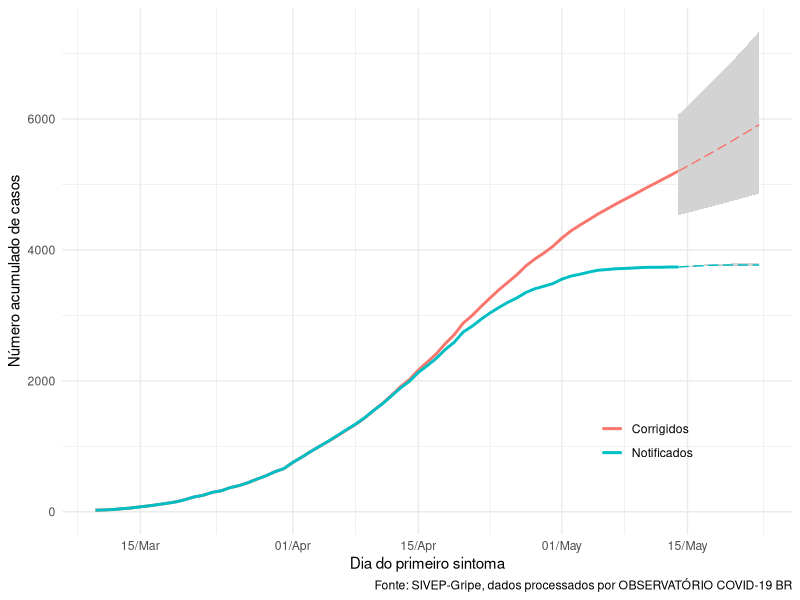
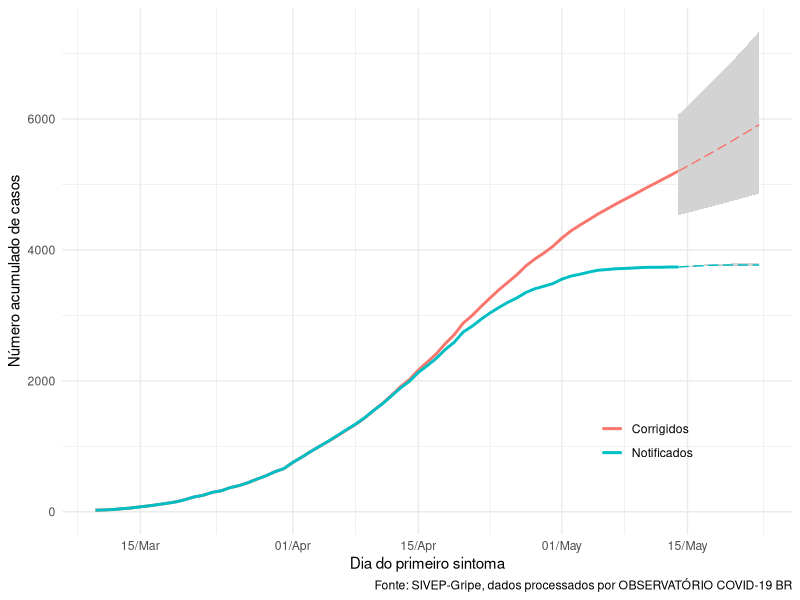

Write the R code that produced these figures, in order.
###########################################################################
# Script leitura e comparação de dados notificados e corrgidos
# por Sara Mortara, para rladiesrio
###########################################################################

# codido adaptado do observatorio COVID BR, disponivel em:
## https://github.com/covid19br/covid19br.github.io/blob/master/_src/fct/plot.nowcast.acumulado.R

#1. bibliotecas
library(dplyr)
library(ggplot2)

nowcasting <- read.csv("dados/nowcasting_acumulado_covid_2020_05_18.csv")

plot <- nowcasting %>%
  mutate(data = as.Date(data)) %>%
  ggplot(aes(x = data)) +
  # linha
  geom_line(aes(y = now.mean.c, color = "Corrigidos"), size = 1) +
  # ic
  geom_ribbon(aes(ymin = now.low.c.proj, ymax = now.upp.c.proj), fill = "lightgrey") +
  # linha projecao
  geom_line(aes(y = now.mean.c.proj, color = "Corrigidos"), lty = "longdash") +
    # linha
  geom_line(aes(y = not.mean.c, color = "Notificados"), size = 1) +
  # ic
  geom_ribbon(aes(ymin = not.low.c.proj, ymax = not.upp.c.proj), fill = "lightgrey") +
  # linha projecao
  geom_line(aes(y = not.mean.c.proj, color = "Notificados"), lty = "longdash") +
  scale_x_date(date_labels = "%d/%b") +
  scale_color_discrete(name = "") +
  labs(x = "Dia do primeiro sintoma",
       y = "Número acumulado de casos",
       caption = "Fonte: SIVEP-Gripe, dados processados por OBSERVATÓRIO COVID-19 BR") +
  theme_minimal() +
  theme(legend.position = c(0.8, 0.2))

plot

# exportando o grafico
png("figs/03-rj_nowcasting.png", res = 300,
    width = 1400, height = 1200)
plot
dev.off()
